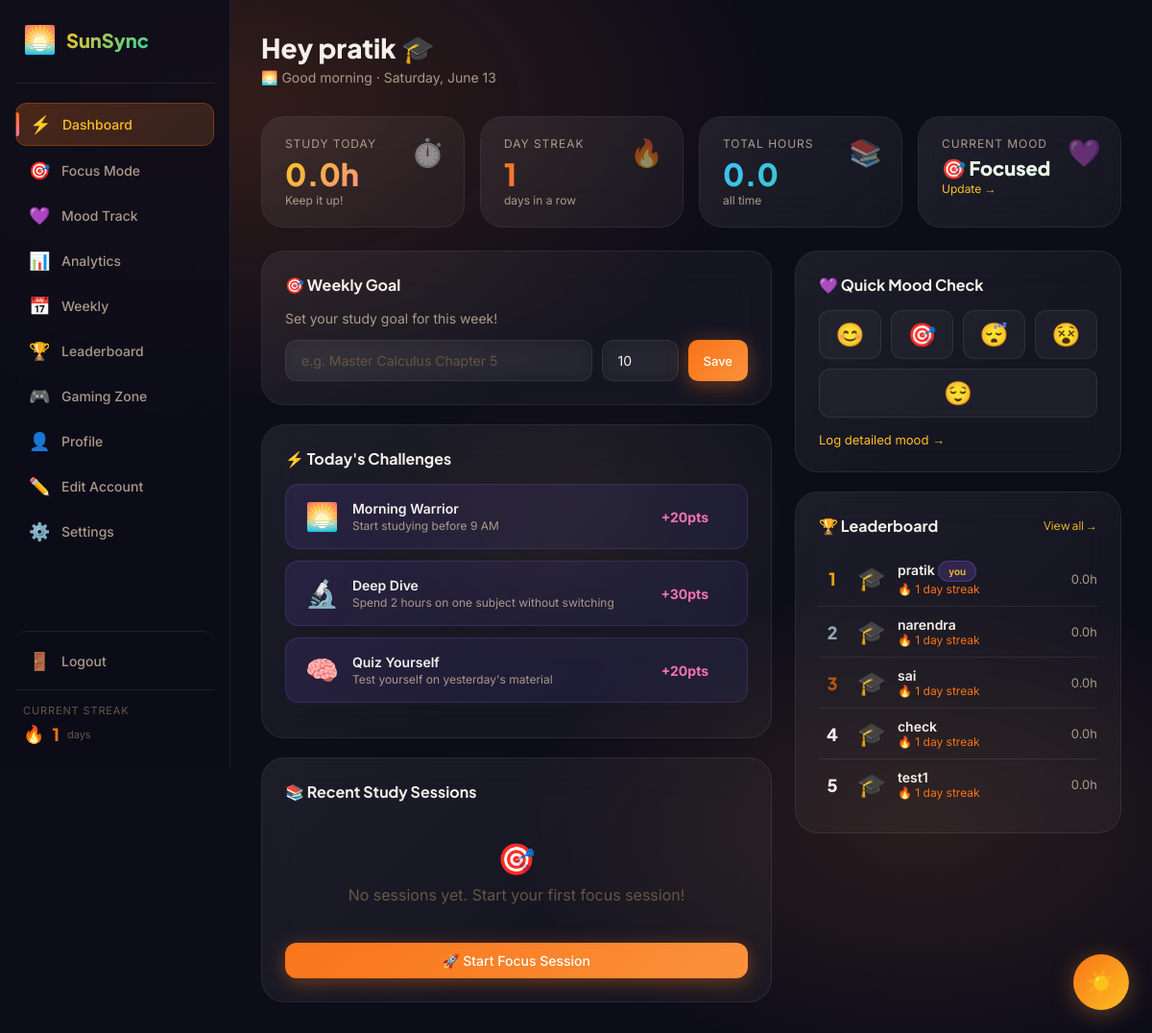
The app's page /dashboard (signed in) with its own data.
### tables this page shows
CREATE TABLE users (
            id              INTEGER PRIMARY KEY AUTOINCREMENT,
            username        TEXT UNIQUE NOT NULL,
            email           TEXT UNIQUE NOT NULL,
            password        TEXT NOT NULL,
            bio             TEXT DEFAULT '',
            avatar          TEXT DEFAULT '🎓',
            theme           TEXT DEFAULT 'auto',
            notifications   INTEGER DEFAULT 1,
            streak_count    INTEGER DEFAULT 0,
            total_study_time INTEGER DEFAULT 0,
            last_login      TEXT,
            created_at      TEXT DEFAULT (datetime('now'))
        , default_timer INTEGER DEFAULT 30);

CREATE TABLE daily_challenges (
            id          INTEGER PRIMARY KEY AUTOINCREMENT,
            title       TEXT NOT NULL,
            description TEXT NOT NULL,
            points      INTEGER DEFAULT 10,
            icon        TEXT DEFAULT '⚡'
        );

### app.py (the view)
@app.route('/dashboard')
def dashboard():
    if 'user_id' not in session:
        return redirect(url_for('login'))
    db   = get_db()
    uid  = session['user_id']
    user = db.execute('SELECT * FROM users WHERE id = ?', (uid,)).fetchone()
    today = datetime.now().date().strftime('%Y-%m-%d')
    sessions_today = db.execute(
        "SELECT SUM(duration) as total FROM study_sessions WHERE user_id = ? AND DATE(start_time) = ?",
        (uid, today)).fetchone()
    study_today = sessions_today['total'] or 0
    last_mood = db.execute(
        "SELECT mood FROM mood_logs WHERE user_id = ? ORDER BY timestamp DESC LIMIT 1", (uid,)).fetchone()
    recent = db.execute(
        "SELECT * FROM study_sessions WHERE user_id = ? ORDER BY start_time DESC LIMIT 5", (uid,)).fetchall()
    challenges = db.execute("SELECT * FROM daily_challenges ORDER BY RANDOM() LIMIT 3").fetchall()
    completed_ids = [r['challenge_id'] for r in db.execute(
        "SELECT challenge_id FROM user_challenges WHERE user_id = ? AND DATE(completed_at) = ?",
        (uid, today)).fetchall()]
    week_start = (datetime.now() - timedelta(days=datetime.now().weekday())).date().strftime('%Y-%m-%d')
    goal = db.execute("SELECT * FROM weekly_goals WHERE user_id = ? AND week_start = ?",
                      (uid, week_start)).fetchone()
    leaderboard = db.execute(
        "SELECT username, total_study_time, streak_count FROM users ORDER BY total_study_time DESC LIMIT 5"
    ).fetchall()
    return render_template('dashboard.html',
        user=user,
        study_today=round(study_today / 60, 1),
        last_mood=last_mood['mood'] if last_mood else None,
        recent=recent,
        challenges=challenges,
        completed_ids=completed_ids,
        goal=goal,
        leaderboard=leaderboard
    )

### app.py (called while the page is built)
@app.teardown_appcontext
def close_connection(exception):
    from flask import g
    db = getattr(g, '_database', None)
    if db is not None:
        db.close()

@app.context_processor
def inject_globals():
    return dict(session=session, now=datetime.now())

### database.py (called while the page is built)
def get_db():
    from flask import current_app
    db = getattr(g, '_database', None)
    if db is None:
        db = g._database = sqlite3.connect(DATABASE)
        db.row_factory = sqlite3.Row
    return db

### templates/dashboard.html (shortened to what this page needs)
{% extends "base.html" %}
{% block content %}
<div class="page-header">
  <h1 class="greeting">Hey {{ user.username }} {{ user.avatar or '🎓' }}</h1>
  <div class="greeting-time" id="greeting-time"></div>
</div>
<div class="grid-4" style="margin-bottom:24px">
  <div class="stat-card stat-purple animate-in">
    <div class="stat-icon">⏱️</div>
    <div class="stat-label">Study Today</div>
    <div class="stat-value">{{ study_today }}h</div>
    <div class="stat-sub">Keep it up!</div>
  </div>
  <div class="stat-card stat-orange animate-in">
    <div class="stat-icon">🔥</div>
    <div class="stat-label">Day Streak</div>
    <div class="stat-value">{{ user.streak_count or 0 }}</div>
    <div class="stat-sub">days in a row</div>
  </div>
  <div class="stat-card stat-blue animate-in">
    <div class="stat-icon">📚</div>
    <div class="stat-label">Total Hours</div>
    <div class="stat-value">{{ ((user.total_study_time or 0) / 3600)|round(1) }}</div>
    <div class="stat-sub">all time</div>
  </div>
  <div class="stat-card stat-green animate-in">
    <div class="stat-icon">💜</div>
    <div class="stat-label">Current Mood</div>
    <div class="stat-value" style="font-size:20px;-webkit-text-fill-color:unset">
      {% if last_mood == 'Happy' %}😊 Happy
      {% elif last_mood == 'Focused' %}🎯 Focused
      {% elif last_mood == 'Tired' %}😴 Tired
      {% elif last_mood == 'Stressed' %}😵 Stressed
      {% elif last_mood == 'Relaxed' %}😌 Relaxed
      {% else %}—{% endif %}
    </div>
    <div class="stat-sub"><a href="{{ url_for('mood') }}" style="color:var(--p3);text-decoration:none">Update →</a></div>
  </div>
</div>
<div class="dashboard-grid">
  <div>
    <div class="card animate-in" style="margin-bottom:20px">
      <div class="section-title">🎯 Weekly Goal</div>
      {% if goal %}
        <div style="font-size:14px;color:var(--text-muted);margin-bottom:10px">{{ goal.goal_text or 'Study hard this week!' }}</div>
        <div style="display:flex;justify-content:space-between;font-size:13px;margin-bottom:6px">
          <span style="color:var(--text-muted)">Progress</span>
          <span style="color:var(--p3);font-weight:600">{{ goal.current_hours }}h / {{ goal.target_hours }}h</span>
        </div>
        <div class="progress-bar">
          <div class="progress-fill" style="width:{{ [(goal.current_hours / goal.target_hours * 100), 100]|min }}%"></div>
        </div>
      {% else %}
        <div style="font-size:14px;color:var(--text-muted);margin-bottom:14px">Set your study goal for this week!</div>
      {% endif %}
      <div style="display:flex;gap:10px;margin-top:14px">
        <input class="form-input" id="goal-text" placeholder="e.g. Master Calculus Chapter 5" style="flex:1"/>
        <input class="form-input" id="goal-hours" type="number" placeholder="hrs" style="width:80px" value="10"/>
        <button class="btn btn-primary btn-sm" onclick="saveGoal()">Save</button>
      </div>
    </div>
    <div class="card animate-in" style="margin-bottom:20px">
      <div class="section-title">⚡ Today's Challenges</div>
      {% for c in challenges %}
      <div class="challenge-card {{ 'done' if c.id in completed_ids else '' }}"
           onclick="completeChallenge({{ c.id }}, this)" id="ch-{{ c.id }}">
        <span class="challenge-icon">{{ c.icon }}</span>
        <div>
          <div class="challenge-title">{{ c.title }}</div>
          <div class="challenge-desc">{{ c.description }}</div>
        </div>
        <span class="challenge-pts">{{ '✅' if c.id in completed_ids else '+' + c.points|string + 'pts' }}</span>
      </div>
      {% endfor %}
    </div>
    <div class="card animate-in">
      <div class="section-title">📚 Recent Study Sessions</div>
      {% if recent %}
        {% for s in recent %}
        <div class="session-row">
          <span style="font-size:20px">📗</span>
          <div>
            <div class="session-subject">{{ s.subject }}</div>
            <div class="session-meta">{{ s.start_time[:10] }}</div>
          </div>
          <div class="session-duration">{{ (s.duration / 60)|round(1) }} min</div>
        </div>
        {% endfor %}
      {% else %}
        <div style="text-align:center;padding:24px;color:var(--text-dim)">
          <div style="font-size:32px;margin-bottom:8px">🎯</div>
          No sessions yet. Start your first focus session!
        </div>
      {% endif %}
      <a href="{{ url_for('focus') }}" class="btn btn-primary" style="width:100%;justify-content:center;margin-top:16px">
        🚀 Start Focus Session
      </a>
    </div>
  </div>
  <div>
    <div class="card animate-in" style="margin-bottom:20px">
      <div class="section-title">💜 Quick Mood Check</div>
      <div style="display:flex;gap:10px;flex-wrap:wrap;margin-bottom:12px">
        {% for mood, emoji in [('Happy','😊'),('Focused','🎯'),('Tired','😴'),('Stressed','😵'),('Relaxed','😌')] %}
        <a href="{{ url_for('mood') }}" style="text-decoration:none;flex:1;min-width:60px">
          <div style="text-align:center;padding:10px 6px;border-radius:12px;background:var(--surface);border:1px solid var(--border);cursor:pointer;transition:all .2s;font-size:24px">
            {{ emoji }}
          </div>
        </a>
        {% endfor %}
      </div>
      <a href="{{ url_for('mood') }}" style="font-size:13px;color:var(--p3);text-decoration:none">
        Log detailed mood →
      </a>
    </div>
    <div class="card animate-in">
      <div class="section-title" style="justify-content:space-between">
        🏆 Leaderboard
        <a href="{{ url_for('leaderboard') }}" style="font-size:12px;color:var(--p3);text-decoration:none;font-weight:400">View all →</a>
      </div>
      {% for u in leaderboard %}
      <div class="lb-row">
        <span class="lb-rank {{ 'gold' if loop.index==1 else 'silver' if loop.index==2 else 'bronze' if loop.index==3 else '' }}">
          {{ loop.index }}
        </span>
        <span class="lb-avatar">{{ u.avatar or '🎓' }}</span>
        <div>
          <div class="lb-name">{{ u.username }} {% if u.username == session.username %}<span class="badge badge-purple" style="font-size:10px">you</span>{% endif %}</div>
          <div class="lb-streak">🔥 {{ u.streak_count }} day streak</div>
        </div>
        <div class="lb-hours">{{ ((u.total_study_time or 0)/3600)|round(1) }}h</div>
      </div>
      {% endfor %}
    </div>
  </div>
</div>
{% endblock %}

### templates/base.html (shortened to what this page needs)
<!DOCTYPE html>
<html lang="en" data-theme="dark">
<head>
<link rel="stylesheet" href="{{ url_for('static', filename='css/style.css') }}"/>
</head>
<body>
{% if session.user_id %}
<nav class="sidebar" id="sidebar">
  <div class="sidebar-logo">
    <span class="logo-icon">🌅</span>
    <span class="logo-text">SunSync</span>
  </div>
  <ul class="nav-links">
    <li><a href="{{ url_for('dashboard') }}" class="nav-item {% if request.endpoint=='dashboard' %}active{% endif %}">
      <span class="nav-icon">⚡</span><span>Dashboard</span></a></li>
    <li><a href="{{ url_for('focus') }}" class="nav-item {% if request.endpoint=='focus' %}active{% endif %}">
      <span class="nav-icon">🎯</span><span>Focus Mode</span></a></li>
    <li><a href="{{ url_for('mood') }}" class="nav-item {% if request.endpoint=='mood' %}active{% endif %}">
      <span class="nav-icon">💜</span><span>Mood Track</span></a></li>
    <li><a href="{{ url_for('analytics') }}" class="nav-item {% if request.endpoint=='analytics' %}active{% endif %}">
      <span class="nav-icon">📊</span><span>Analytics</span></a></li>
    <li><a href="{{ url_for('weekly') }}" class="nav-item {% if request.endpoint=='weekly' %}active{% endif %}">
      <span class="nav-icon">📅</span><span>Weekly</span></a></li>
    <li><a href="{{ url_for('leaderboard') }}" class="nav-item {% if request.endpoint=='leaderboard' %}active{% endif %}">
      <span class="nav-icon">🏆</span><span>Leaderboard</span></a></li>
    <li><a href="{{ url_for('gaming') }}" class="nav-item {% if request.endpoint=='gaming' %}active{% endif %}">
      <span class="nav-icon">🎮</span><span>Gaming Zone</span></a></li>
    <li><a href="{{ url_for('profile') }}" class="nav-item {% if request.endpoint=='profile' %}active{% endif %}">
      <span class="nav-icon">👤</span><span>Profile</span></a></li>
    <li><a href="{{ url_for('account') }}" class="nav-item {% if request.endpoint=='account' %}active{% endif %}">
      <span class="nav-icon">✏️</span><span>Edit Account</span></a></li>
    <li><a href="{{ url_for('settings') }}" class="nav-item {% if request.endpoint=='settings' %}active{% endif %}">
      <span class="nav-icon">⚙️</span><span>Settings</span></a></li>
  </ul>
  <a href="{{ url_for('logout') }}" class="nav-item logout-btn">
    <span class="nav-icon">🚪</span><span>Logout</span>
  </a>
  {% if session.user_id %}
  <div style="padding:14px 8px 0;border-top:1px solid var(--border);margin-top:8px">
    <div style="font-size:11px;color:var(--text-dim);text-transform:uppercase;letter-spacing:.08em;margin-bottom:6px">Current Streak</div>
    <div style="display:flex;align-items:center;gap:8px">
      <span style="font-size:18px">🔥</span>
      <span style="font-family:'Plus Jakarta Sans',sans-serif;font-weight:800;font-size:18px;color:var(--orange)" id="sidebar-streak">—</span>
      <span style="font-size:11px;color:var(--text-dim)">days</span>
    </div>
  </div>
  {% endif %}
</nav>
{% endif %}
<main class="main-content {% if not session.user_id %}full-width{% endif %}">
  {% block content %}{% endblock %}
</main>
{% if session.user_id %}
<div id="solaris-bubble" onclick="toggleSolaris()" title="Chat with Solaris ☀️"
     style="position:fixed;bottom:24px;right:24px;z-index:9999;
            width:58px;height:58px;border-radius:50%;
            background:linear-gradient(135deg,var(--p1),var(--p3));
            display:flex;align-items:center;justify-content:center;
            font-size:26px;cursor:pointer;
            box-shadow:0 4px 24px var(--glow);
            transition:transform .2s ease,box-shadow .2s ease;">
  ☀️
</div>
{% endif %}
</body>
</html>

### records on screen
users: username "pratik", avatar "🎓", streak_count "1", ((user.total_study_timeor0)/3600)|round(1) "0.0", shows "you", ((u.total_study_timeor0)/3600)|round(1) "0.0"
daily_challenges: icon "🌅", title "Morning Warrior", description "Start studying before 9 AM", points "+20pts"
daily_challenges: icon "🔬", title "Deep Dive", description "Spend 2 hours on one subject without switching", points "+30pts"
daily_challenges: icon "🧠", title "Quiz Yourself", description "Test yourself on yesterday's material", points "+20pts"
users: avatar "🎓", username "narendra", streak_count "1", ((u.total_study_timeor0)/3600)|round(1) "0.0"
users: avatar "🎓", username "sai", streak_count "1", ((u.total_study_timeor0)/3600)|round(1) "0.0"
users: avatar "🎓", username "check", streak_count "1", ((u.total_study_timeor0)/3600)|round(1) "0.0"
users: avatar "🎓", username "test1", streak_count "1", ((u.total_study_timeor0)/3600)|round(1) "0.0"

### other values on screen
{{ study_today }} "0.0"
{{ emoji }} "😊" "🎯" "😴" "😵" "😌"
